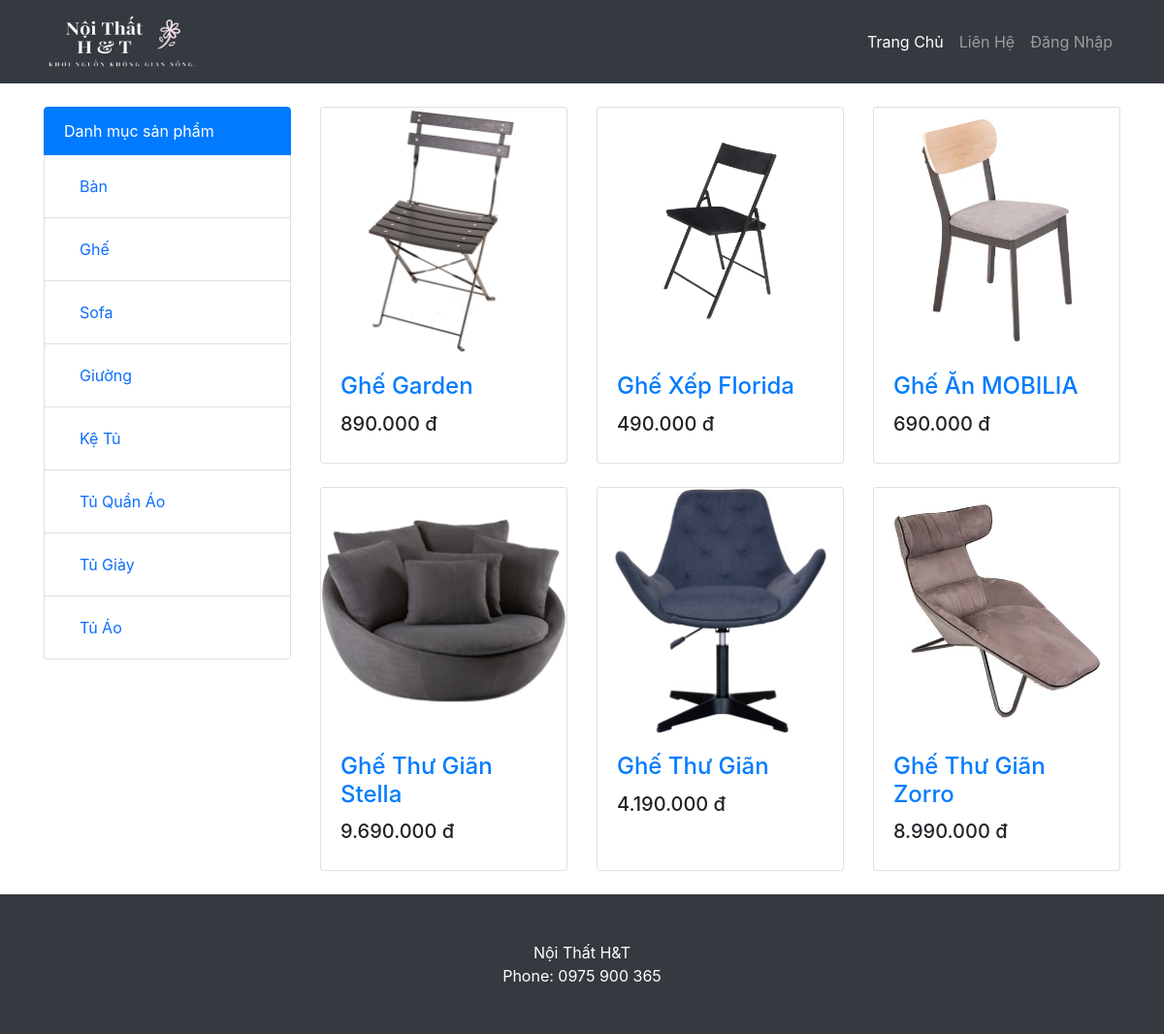
/loaisp.php?maloaisp=2, run on the app's committed database.
### tables this page shows
CREATE TABLE `loaisanpham` (
  `maloaisp` int(11) NOT NULL,
  `tenloaisp` varchar(200) NOT NULL
);

CREATE TABLE `sanpham` (
  `masp` int(11) NOT NULL,
  `tensp` varchar(500) NOT NULL,
  `giasp` int(11) NOT NULL,
  `soluong` int(11) NOT NULL DEFAULT 1,
  `mota` varchar(500) NOT NULL,
  `anhdaidien` varchar(200) NOT NULL,
  `chatlieu` varchar(200) NOT NULL,
  `mausac` varchar(200) NOT NULL,
  `kichthuoc` varchar(200) NOT NULL,
  `xuatxu` varchar(200) NOT NULL,
  `baohanh` varchar(200) NOT NULL,
  `trangthai` int(11) NOT NULL DEFAULT 1,
  `maloaisp` int(11) NOT NULL,
  `makm` int(11) NOT NULL
);

### loaisp.php (the view, shortened to what this page needs)
<!DOCTYPE html>
<html lang="en">
<head>
        <link href="https://cdn.jsdelivr.net/npm/bootstrap@5.0.1/dist/css/bootstrap.min.css" rel="stylesheet">
        <link href="./Bootstrap/css/styles.css" rel="stylesheet" />
</head>
<body>
    <?php
    include'ketnoi.php';
        if (isset($_GET['maloaisp']) && !empty($_GET['maloaisp'])) {
            $loai = mysqli_query($conn, "SELECT * FROM `sanpham` where `maloaisp` = " . $_GET['maloaisp'] );
            $sql1 =  "SELECT * FROM `loaisanpham`";
             $result2 = mysqli_query($conn,$sql1);
        }
        ?>
    <nav class="navbar navbar-expand-lg navbar-dark bg-dark">
            <div class="container">
                <a class="navbar-brand" href="./index.php" ><img src="./Images/LogoIndex1.png" width="160px" height="60px"></a>
                <div class="collapse navbar-collapse" id="navbarResponsive">
                    <ul class="navbar-nav ml-auto">
                        <li class="nav-item active">
                            <a class="nav-link" href="./index.php">
                                Trang Chủ
                            </a>
                        <?php  if(!isset($_SESSION['dangnhap'])) {?>
                        </li>
                        <li class="nav-item"><a class="nav-link" href="#LienHe">Liên Hệ</a></li>
                        <li class="nav-item"><a class="nav-link" href="./dangnhap.php">Đăng Nhập</a></li>
                        <?php } ?>
                    </ul>
                </div>
            </div>
        </nav>
    <div class="container">
        <div class="row">
            <div class="col-lg-3">
                <div class="list-group">
                    <button type="button" class="list-group-item list-group-item-action active" disabled>Danh mục sản
                        phẩm </button>
                        <?php
                while ($row2 = mysqli_fetch_array($result2)) {
                    ?>
                    <button type="button" class="list-group-item list-group-item-action" ><a href="loaisp.php?maloaisp=<?= $row2['maloaisp']?>" class="nav-link"><?= $row2['tenloaisp'] ?></a></button>
                  <?php } ?>
                </div>
            </div>
            <div class="col-lg-9">
                <div class="row">
                <?php
                while ($row = mysqli_fetch_array($loai)) {
                    ?>
                    <div class="col-lg-4 col-md-6 mb-4">
                        <div class="card h-100">
                            <a href="sanpham.php?masp=<?= $row['masp']?>"><img class="card-img-top" src=" <?= $row['anhdaidien'] ?> " alt=""></a>
                            <div class="card-body">
                                <h4 class="card-title">
                                    <a href="sanpham.php?masp=<?= $row['masp']?>"><?= $row['tensp'] ?></a>
                                </h4>
                                <h5><?= number_format($row['giasp'],0,",",".") ?> đ</h5>
                            </div>
                        </div>
                    </div>
                    <?php } ?>
                </div>
            </div>
        </div>
    </div>
    <footer class="py-5 bg-dark">
            <div class="container"><p class="m-0 text-center text-white" id="LienHe">Nội Thất H&T</br>Phone: 0975 900 365</p></div>
        </footer>
</body>
</html>

### data on the page
loaisanpham: tenloaisp "Bàn"
loaisanpham: tenloaisp "Ghế"
loaisanpham: tenloaisp "Sofa"
loaisanpham: tenloaisp "Giường"
loaisanpham: tenloaisp "Kệ Tủ"
loaisanpham: tenloaisp "Tủ Quần Áo"
loaisanpham: tenloaisp "Tủ Giày"
loaisanpham: tenloaisp "Tủ Áo"
sanpham: anhdaidien (picture), tensp "Ghế Garden", giasp "890.000"
sanpham: anhdaidien (picture), tensp "Ghế Xếp Florida", giasp "490.000"
sanpham: anhdaidien (picture), tensp "Ghế Ăn MOBILIA", giasp "690.000"
sanpham: anhdaidien (picture), tensp "Ghế Thư Giãn Stella", giasp "9.690.000"
sanpham: anhdaidien (picture), tensp "Ghế Thư Giãn", giasp "4.190.000"
sanpham: anhdaidien (picture), tensp "Ghế Thư Giãn Zorro", giasp "8.990.000"
